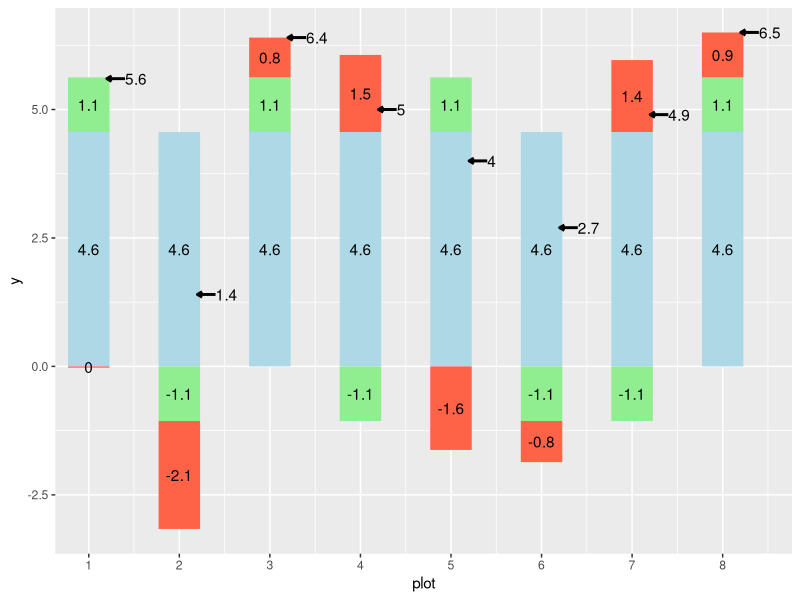

The R source for this figure:
## ---- chunk 1
library(tidyverse)
strawberry_effects_table = read.csv("data/strawberry_effects_table.csv")

ggplot(strawberry_effects_table) +
  geom_segment(aes(x=plot, y=0, xend=plot, yend=mu), color="lightblue", size=14) +
  geom_segment(aes(x=plot, xend=plot, y=trt_bar_min, yend=trt_bar_max), color="lightgreen", size=14) +
  geom_segment(aes(x=plot, xend=plot, y=err_bar_min, yend=err_bar_max), color="tomato", size=14) +
  # geom_point(aes(x=plot, y=y), size=4) +
  geom_text(aes(x=plot, y=mu/2, label= round(mu,1))) +
  geom_text(aes(x=plot, y=trt_bar_min+(trt_bar_max-trt_bar_min)/2, label=round(trt_effect,1))) +
  geom_text(aes(x=plot, y=err_bar_min+(err_bar_max-err_bar_min)/2, label=round(error_effect,1))) +
  geom_segment(aes(x=plot+0.4, xend=plot+0.2, y=y, yend=y), arrow = arrow(length = unit(0.01, "npc")), size=1) +
  geom_text(aes(x=plot+0.4, y=y, label=round(y,1)), hjust=0) +
  scale_x_continuous(breaks=c(1:10))
